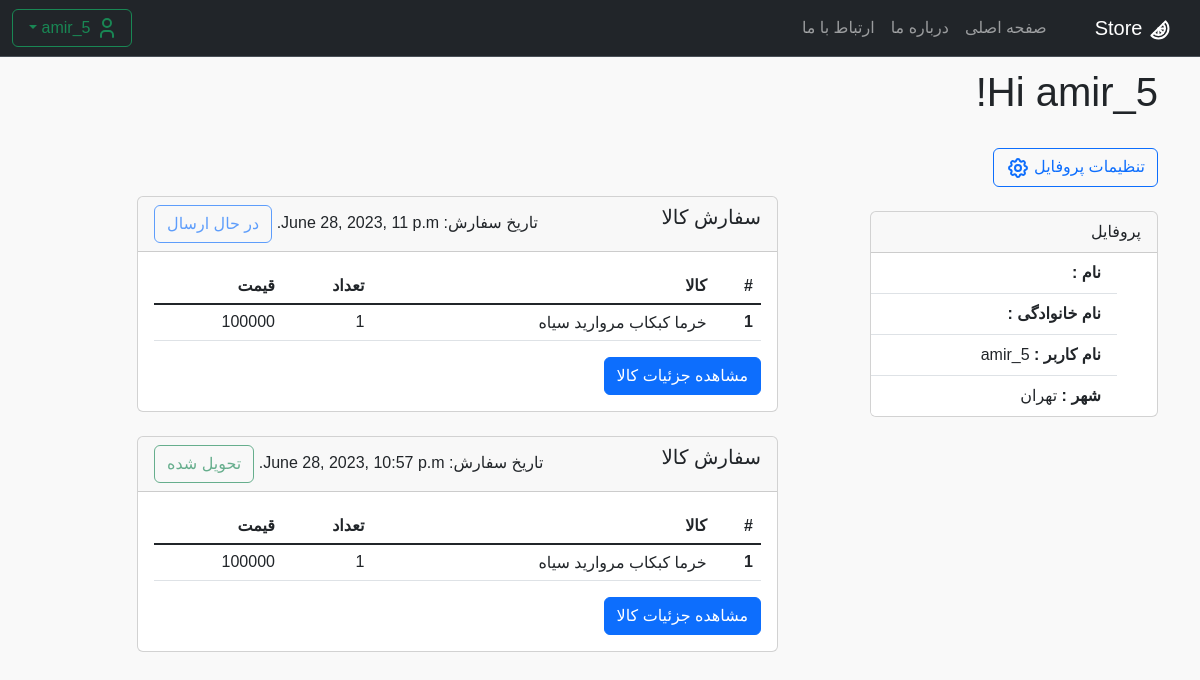
Before: /accounts/my_profile/amir_tehran/ (signed in) with the older database file.
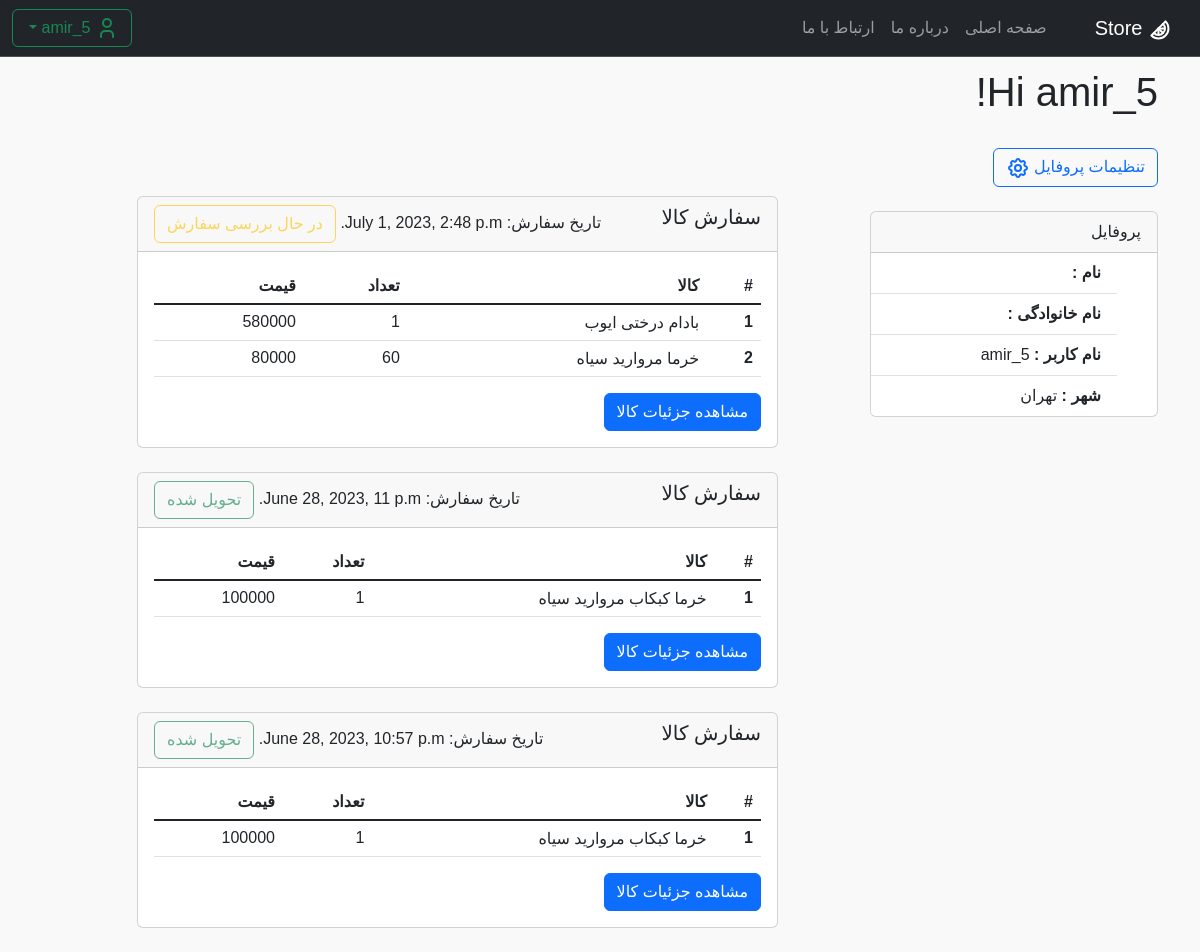
After: the same page with the newer database file.
### carts/models.py (models this page shows, shortened)
class Order(models.Model):
    STATUS_CHOICES = (
        ('در حال بررسی سفارش', 'در حال بررسی سفارش'),
        ('در حال ارسال', 'در حال ارسال'),
        ('تحویل شده', 'تحویل شده'),
    )
    customer = models.ForeignKey(User, on_delete=models.CASCADE, verbose_name='نام کاربر')
    date_order = models.DateTimeField(auto_now_add=True, verbose_name='تاریخ خرید')
    total_price = models.FloatField(blank=True, null=True, verbose_name='قیمت کل')
    status = models.CharField(
        max_length=50,
        choices=STATUS_CHOICES, default='در حال بررسی سفارش')

class OrderItem(models.Model):
    order = models.ForeignKey(Order, related_name='order_items', on_delete=models.CASCADE)
    product_variation = models.ForeignKey(ProductVariation, on_delete=models.SET_NULL, blank=True, null=True,
                                          verbose_name='نام محصول')
    city = models.CharField(max_length=50, blank=True, null=True, verbose_name='انبار محصول')
    quantity = models.IntegerField()
    unit_price = models.IntegerField()

### products/models.py (models this page shows, shortened)
class ProductVariation(models.Model):
    variationId = models.AutoField(primary_key=True)
    productId = models.ForeignKey(ProductCategory, on_delete=models.CASCADE, verbose_name='دسته محصول')
    name = models.CharField(max_length=30, verbose_name='نام محصول')
    Supplier = models.ManyToManyField('Supplier')
    price = models.IntegerField(verbose_name='قیمت (تومان)', help_text='یک بسته 500 گرمی')
    quantity = models.IntegerField(verbose_name='تعداد کالا')
    cityId = models.ForeignKey(City, on_delete=models.CASCADE, verbose_name='انبار', null=True)
    text = models.TextField(max_length=1000, null=True, blank=True, help_text='اجبار پر کردن توضیحات نیست',
                            verbose_name='توضیح محصول')
    def __str__(self):
        return f"{self.name} {self.Supplier.first()}"

class Supplier(models.Model):
    SupplierId = models.AutoField(primary_key=True)
    name = models.CharField(max_length=50, help_text='نام برند یا تامین کنندگان', verbose_name='نام تامین کنندگان')
    contactInfo = models.IntegerField(verbose_name='شماره تلفن')
    def __str__(self):
        return f"{self.name}"

### accounts/views.py (the view)
# urls.py: path('my_profile/<str:username>/', ProfileView.as_view(), name='my_profile'),
class ProfileView(ListView):  # see orderItem in profile
    model = OrderItem
    template_name = 'profile/profile.html'
    context_object_name = 'orders'
    def get_queryset(self):
        return Order.objects.filter(customer=self.request.user).order_by('-date_order')

### products/models.py (called while the page is built)
    def __str__(self):
        return f"{self.name}"

### templates/profile/profile.html (shortened to what this page needs)
{% extends 'base.html' %}
{% block content %}
<h1 class="r-text"> Hi {{ user.username }}!
</h1>
<br>
<div class="row r-text">
    <div class="col-md-4">
        <button type="button" class="btn btn-outline-primary">
            <a class="dropdown-item" href="{% url 'edit_profile' username=user.username %}">تنظیمات پروفایل
            </a>
        </button>
        <br>
        <br>
        <div class="card r-text" style="width: 18rem;">
            <div class="card-header ">
                پروفایل
            </div>
            <ul class="list-group list-group-flush ">
                <li class="list-group-item"><b>نام : </b>{{ user.first_name }}</li>
                <li class="list-group-item"><b>نام خانوادگی : </b>{{ user.last_name }}</li>
                <li class="list-group-item"><b>نام کاربر : </b>{{ user.username }}</li>
                <li class="list-group-item"><b>شهر : </b>{{ user.city }}</li>
            </ul>
        </div>
    </div>
    <br>
    <div class="col-md-7">
        <br>
        <br>
        {% for order in orders %}
        <div class="card">
            <div class="card-header d-flex justify-content-between">
                <h5 class="order-name" style="text-align: left;">سفارش کالا</h5>
                <div class="order-date" style="text-align: right;">
                    تاریخ سفارش: {{ order.date_order }}
                    {% if order.status == 'در حال ارسال' %}
                    <button type="button" class="btn btn-outline-primary" disabled>در حال ارسال</button>
                    {% elif order.status == 'در حال بررسی سفارش' %}
                    <button type="button" class="btn btn-outline-warning" disabled>در حال بررسی سفارش</button>
                    {% else %}
                    <button type="button" class="btn btn-outline-success" disabled>تحویل شده</button>
                    {% endif %}
                </div>
            </div>
            <div class="card-body">
                <table class="table">
                    <thead>
                    <tr>
                        <th scope="col">#</th>
                        <th scope="col">کالا</th>
                        <th scope="col">تعداد</th>
                        <th scope="col">قیمت</th>
                    </tr>
                    </thead>
                    <tbody class="table-group-divider">
                    {% for item in order.order_items.all %}
                    <tr>
                        <th scope="row">{{ forloop.counter }}</th>
                        <td>
                            {% if item.product_variation.pk is None %}
                            متاسفانه کالا حذف شده است، با مدیر فروش تماس بگیرید.
                            {% else %}
                            {{ item.product_variation }}
                        </td>
                        <td>{{ item.quantity }}</td>
                        <td>{{ item.unit_price }}</td>
                        {% endif %}
                    </tr>
                    {% endfor %}
                    </tbody>
                </table>
                <a href="{% url 'order-detail' order.pk %}" class="btn btn-primary">مشاهده جزئیات کالا</a>
            </div>
        </div>
        <br>
        {% endfor %}
    </div>
</div>
{% endblock %}

Changed rows visible on the page:
added Order: date_order "July 1, 2023, 2:48 p.m.", shows "در حال بررسی سفارش"
added OrderItem: product_variation "بادام درختی ایوب", quantity "1", unit_price "580000", shown under "July 1, 2023, 2:48 p.m."
added OrderItem: product_variation "خرما مروارید سیاه", quantity "60", unit_price "80000", shown under "July 1, 2023, 2:48 p.m."
changed Order "June 28, 2023, 11 p.m.": status "در حال ارسال" → "تحویل شده"
